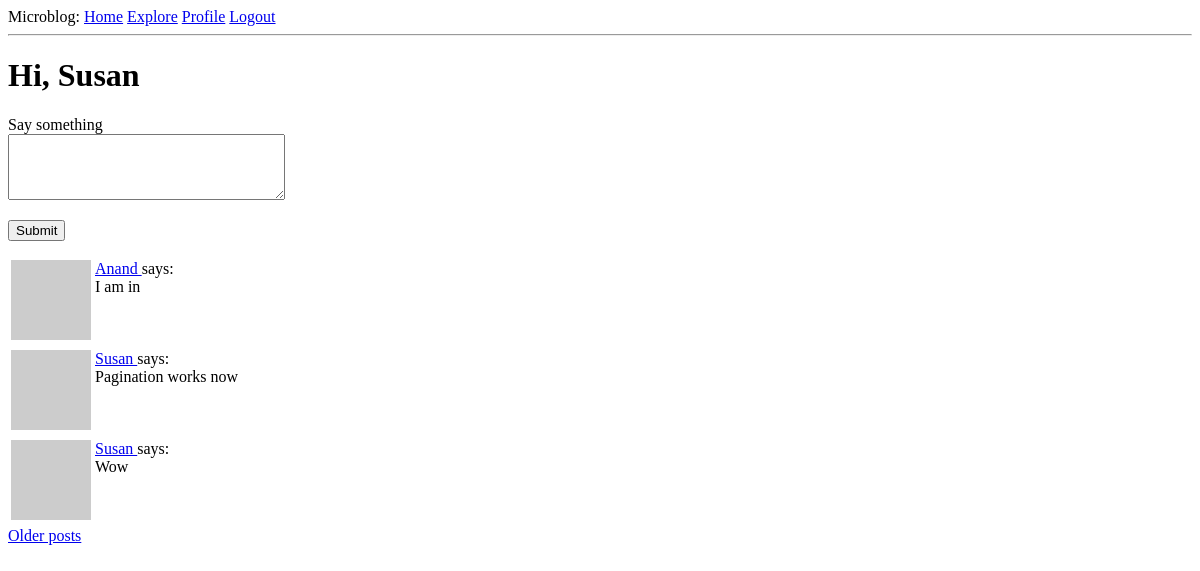
Before: /index (signed in) with the older database file.
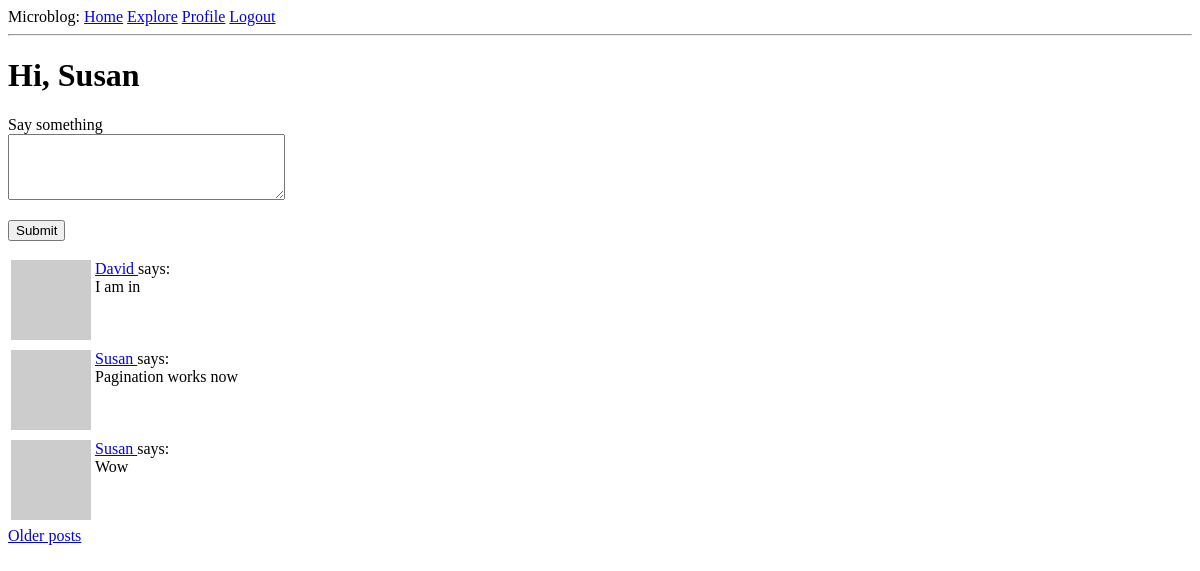
After: the same page with the newer database file.
### application/models.py (models this page shows, shortened)
class Post(db.Model):
    id = db.Column(
        db.Integer,
        primary_key=True
    )
    body = db.Column(
        db.String(140)
    )
    timestamp = db.Column(
        db.DateTime,
        index=True,
        default=datetime.utcnow
    )
    user_id = db.Column(
        db.Integer,
        db.ForeignKey('user.id')
    )

class User(UserMixin, db.Model):
    id = db.Column(
        db.Integer,
        primary_key = True
    )
    username = db.Column(
        db.String(120),
        index=True,
        unique=True
    )
    email = db.Column(
        db.String(120),
        index=True,
        unique=True
    )
    password_hash = db.Column(
        db.String(128)
    )
    posts = db.relationship(
        'Post',
        backref = 'author',
        lazy = 'dynamic'
    )
    about_me = db.Column(
        db.String(140)
    )
    last_seen = db.Column(
        db.DateTime,
        default=datetime.utcnow
    )
    followed = db.relationship(
        'User',
        secondary='followers',
        primaryjoin=(
            followers.c.follower_id == id
        ),
        secondaryjoin=(
            followers.c.followed_id == id
        ),
        backref=(
            db.backref(
                'followers',
                lazy='dynamic'
            )
        ),
        lazy='dynamic'
    )
    def avatar(self, size):
        digest = md5(self.email.lower().encode('utf-8')).hexdigest()
        return 'https://www.gravatar.com/avatar/{}?d=identicon&s={}'.format(digest,size)
    def followed_posts(self):
        followed = Post.query.join(
            followers, (followers.c.followed_id == Post.user_id)
        ).filter(
            followers.c.follower_id == self.id
        )
        own = Post.query.filter_by(user_id=self.id)
        return followed.union(own).order_by(Post.timestamp.desc())

### application/routes.py (the view)
@app.route('/', methods=['GET', 'POST'])
@app.route('/index', methods=['GET', 'POST'])
@login_required
def index():
    form=PostForm()
    if form.validate_on_submit():
        post = Post(body=form.post.data, author=current_user)
        db.session.add(post)
        db.session.commit()
        flash('Your post is now live!')
        return redirect(url_for('index'))
    page = request.args.get('page', 1, type=int)
    posts = current_user.followed_posts().paginate(
        page, app.config['POSTS_PER_PAGE'], False
    )
    if posts.has_next:
        next_url = url_for('index', page=posts.next_num)
    else:
        next_url = None
    if posts.has_prev:
        prev_url = url_for('index', page=posts.prev_num)
    else:
        prev_url = None
    return render_template('index.html',title='Home',posts=posts.items,form=form,
        next_url=next_url,
        prev_url=prev_url
    )

### application/forms.py
class PostForm(FlaskForm):
    post = TextAreaField(
        label='Say something',
        validators=[
            DataRequired(),
            Length(min=1, max=140)
        ]
    )
    submit = SubmitField('Submit')

### application/models.py (called while the page is built)
@login.user_loader
def load_user(id):
    return User.query.get(int(id))

### application/routes.py (called while the page is built)
@app.before_request
def before_request():
    if current_user.is_authenticated:
        current_user.last_seen = datetime.utcnow()
        db.session.commit()

### application/templates/index.html (shortened to what this page needs)
{% extends 'base.html' %}
{% block app_content %}
    <h1>
        Hi, {{ current_user.username }}
    </h1>
    {% if form %}
        <form action="" method="POST">
            <p>
                {{ form.post.label }} <br>
                {{ form.post(cols=32, rows=4) }}
            </p>
            <p>
                {{ form.submit() }}
            </p>
        </form>
    {% endif %}
    {% for post in posts %}
        {% include '_post.html' %}
    {% endfor %}
    {% include '_paginate.html' %}
{% endblock app_content %}

### application/templates/_post.html
<table>
    <tr valign="top">
        <td>
            <img src="{{ post.author.avatar(36) }}">
        </td>
        <td>
            <a href="{{ url_for('user', username=post.author.username) }}">
                {{ post.author.username }}
            </a> says: <br> {{ post.body }}
        </td>
    </tr>
</table>

Changed rows visible on the page:
changed through a linked row, Post "I am in": author.username "Anand" → "David"
